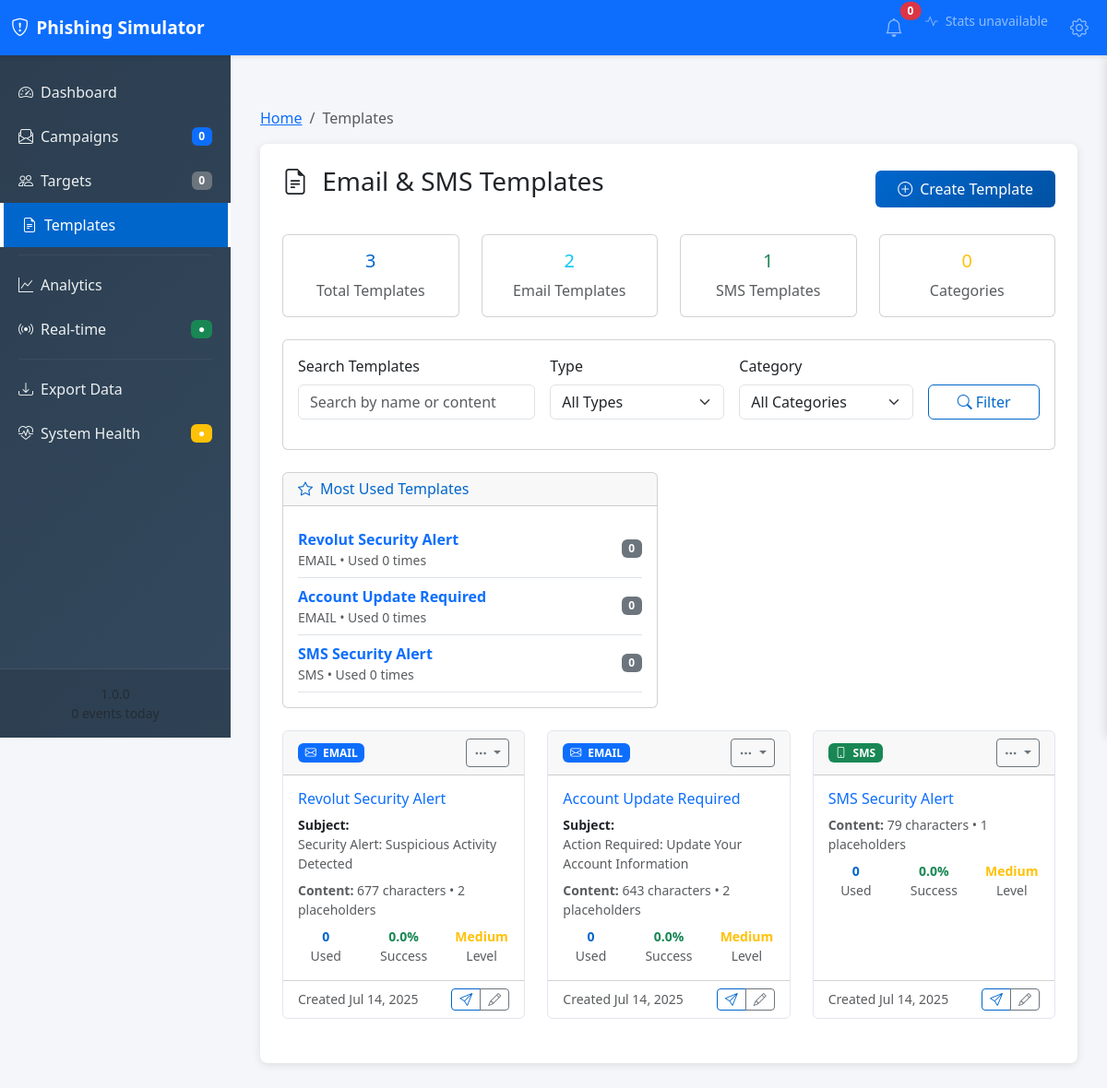
/admin/templates/, run on an earlier commit of the app's database.
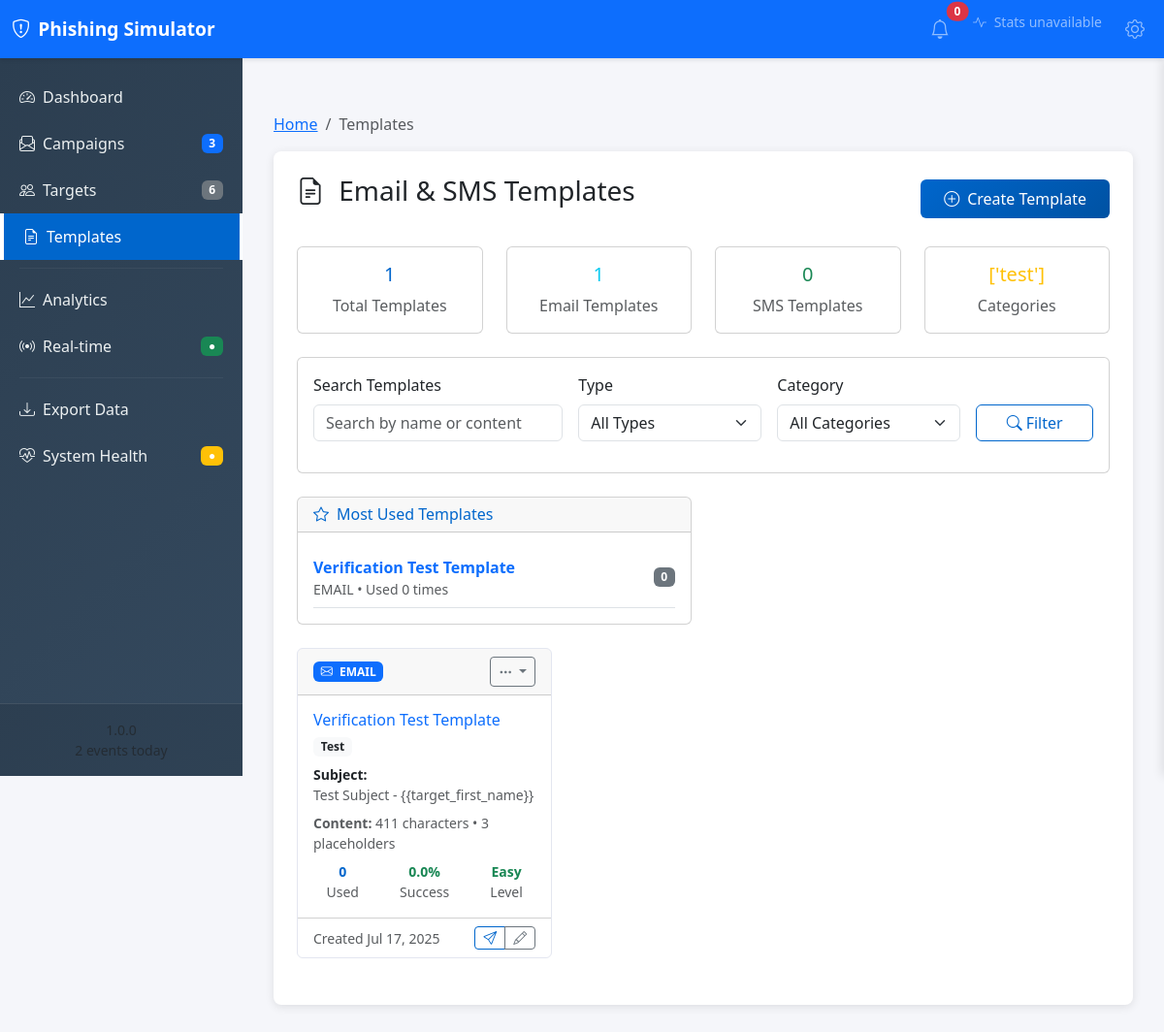
And on a later commit of the database.
### models/template.py (models this page shows, shortened)
class Template(db.Model):
    __tablename__ = 'templates'
    id = Column(Integer, primary_key=True)
    name = Column(String(100), nullable=False, unique=True)
    type = Column(
        Enum('email', 'sms', name='template_type'),
        nullable=False,
        default='email'
    )
    subject = Column(String(200))  # Doar pentru email-uri
    content = Column(Text, nullable=False)
    description = Column(Text)
    created_at = Column(DateTime, default=datetime.utcnow, nullable=False)
    updated_at = Column(DateTime, default=datetime.utcnow, onupdate=datetime.utcnow)
    created_by = Column(String(50), default='admin')
    is_active = Column(Boolean, default=True)
    language = Column(String(5), default='en')  # ISO language code
    category = Column(String(50))  # banking, social, work, government, etc.
    difficulty_level = Column(
        Enum('easy', 'medium', 'hard', name='difficulty_level'),
        default='medium'
    )
    usage_count = Column(Integer, default=0)
    success_rate = Column(db.Float, default=0.0)  # Percentage
    @property
    def content_length(self):
        return len(self.content) if self.content else 0
    @property
    def placeholder_count(self):
        import re
        if not self.content:
            return 0
        placeholders = re.findall(r'{{[^}]+}}', self.content)
        return len(placeholders)
    @staticmethod
    def get_popular_templates(limit=5):
        return Template.query.filter_by(is_active=True)\
                           .order_by(Template.usage_count.desc())\
                           .limit(limit).all()
    @staticmethod
    def get_high_success_templates(limit=5):
        return Template.query.filter_by(is_active=True)\
                           .filter(Template.success_rate > 20)\
                           .order_by(Template.success_rate.desc())\
                           .limit(limit).all()

### routes/templates.py (the view, shortened to what this page needs)
@bp.route('/')
def list_templates():
    try:
        search_query = request.args.get('q', '').strip()
        type_filter = request.args.get('type', '')  # email, sms
        category_filter = request.args.get('category', '')
        page = int(request.args.get('page', 1))
        per_page = int(request.args.get('per_page', 20))
        templates_query = Template.query.filter_by(is_active=True)
        if type_filter:
            templates_query = templates_query.filter_by(type=type_filter)
        if category_filter:
            templates_query = templates_query.filter_by(category=category_filter)
        templates = templates_query.order_by(
            Template.usage_count.desc(),
            Template.created_at.desc()
        ).paginate(
            page=page,
            per_page=per_page,
            error_out=False
        )
        stats = {
            'total': Template.query.filter_by(is_active=True).count(),
            'email': Template.query.filter_by(type='email', is_active=True).count(),
            'sms': Template.query.filter_by(type='sms', is_active=True).count(),
            'categories': [cat[0] for cat in Template.query.with_entities(Template.category).filter(Template.category.isnot(None)).distinct().all()]
        }
        popular_templates = Template.get_popular_templates(5)
        high_success_templates = Template.get_high_success_templates(5)
        return render_template('admin/templates.html',
                             templates=templates.items,
                             pagination={
                                 'page': page,
                                 'per_page': per_page,
                                 'total': templates.total,
                                 'pages': templates.pages,
                                 'has_prev': templates.has_prev,
                                 'has_next': templates.has_next
                             },
                             stats=stats,
                             popular_templates=popular_templates,
                             high_success_templates=high_success_templates,
                             filters={
                                 'search_query': search_query,
                                 'type_filter': type_filter,
                                 'category_filter': category_filter
                             })
    except Exception as e:
        logger.error(f"Error listing templates: {str(e)}")
        flash('Error loading templates', 'error')
        return render_template('admin/templates.html',
                             templates=[],
                             pagination={},
                             stats={},
                             popular_templates=[],
                             high_success_templates=[],
                             filters={})

### templates/admin/templates.html (shortened to what the changed rows need)
{% extends "admin/base.html" %}
{% block content %}
<div class="row mb-4">
    <div class="col-12">
        <div class="d-flex justify-content-between align-items-center">
            <h1 class="h3 mb-3">
                <i class="bi bi-file-earmark-text me-2"></i>
                Email & SMS Templates
            </h1>
        </div>
    </div>
</div>
<div class="row mb-4">
    <div class="col-md-3">
        <div class="card text-center">
            <div class="card-body">
                <h5 class="card-title text-primary">{{ stats.total or 0 }}</h5>
                <p class="card-text text-muted">Total Templates</p>
            </div>
        </div>
    </div>
    <div class="col-md-3">
        <div class="card text-center">
            <div class="card-body">
                <h5 class="card-title text-info">{{ stats.email or 0 }}</h5>
                <p class="card-text text-muted">Email Templates</p>
            </div>
        </div>
    </div>
    <div class="col-md-3">
        <div class="card text-center">
            <div class="card-body">
                <h5 class="card-title text-success">{{ stats.sms or 0 }}</h5>
                <p class="card-text text-muted">SMS Templates</p>
            </div>
        </div>
    </div>
    <div class="col-md-3">
        <div class="card text-center">
            <div class="card-body">
                <h5 class="card-title text-warning">{{ stats.categories or 0 }}</h5>
                <p class="card-text text-muted">Categories</p>
            </div>
        </div>
    </div>
</div>
{% if popular_templates or high_success_templates %}
<div class="row mb-4">
    {% if popular_templates %}
    <div class="col-lg-6">
        <div class="card">
            <div class="card-body">
                {% for template in popular_templates %}
                <div class="d-flex justify-content-between align-items-center border-bottom py-2">
                    <div>
                        <a href="{{ url_for('templates.view_template', template_id=template.id) }}"
                           class="text-decoration-none fw-bold">{{ template.name }}</a>
                        <br><small class="text-muted">{{ template.type|upper }} • Used {{ template.usage_count }} times</small>
                    </div>
                    <span class="badge bg-secondary">{{ template.usage_count }}</span>
                </div>
                {% endfor %}
            </div>
        </div>
    </div>
    {% endif %}
</div>
{% endif %}
<div class="row">
    {% if templates %}
        {% for template in templates %}
        <div class="col-lg-4 col-md-6 mb-4">
            <div class="card h-100 template-card">
                <div class="card-header d-flex justify-content-between align-items-center">
                    <span class="badge bg-{% if template.type == 'email' %}primary{% else %}success{% endif %}">
                        <i class="bi bi-{% if template.type == 'email' %}envelope{% else %}phone{% endif %} me-1"></i>
                        {{ template.type|upper }}
                    </span>
                    <div class="dropdown">
                        <button class="btn btn-sm btn-outline-secondary dropdown-toggle" type="button" data-bs-toggle="dropdown">
                            <i class="bi bi-three-dots"></i>
                        </button>
                    </div>
                </div>
                <div class="card-body">
                    <h6 class="card-title">
                        <a href="{{ url_for('templates.view_template', template_id=template.id) }}"
                           class="text-decoration-none">{{ template.name }}</a>
                    </h6>
                    {% if template.category %}
                        <span class="badge bg-light text-dark mb-2">{{ template.category|title }}</span>
                    {% endif %}
                    {% if template.type == 'email' and template.subject %}
                        <div class="mb-2">
                            <strong class="small">Subject:</strong>
                            <div class="small text-muted">{{ template.subject[:50] }}{% if template.subject|length > 50 %}...{% endif %}</div>
                        </div>
                    {% endif %}
                    <div class="small text-muted mb-2">
                        <strong>Content:</strong> {{ template.content_length }} characters
                        {% if template.placeholder_count > 0 %}
                            • {{ template.placeholder_count }} placeholders
                        {% endif %}
                    </div>
                    <div class="row text-center small">
                        <div class="col-4">
                            <div class="text-primary fw-bold">{{ template.usage_count }}</div>
                            <div class="text-muted">Used</div>
                        </div>
                        <div class="col-4">
                            <div class="text-success fw-bold">{{ "%.1f"|format(template.success_rate) }}%</div>
                            <div class="text-muted">Success</div>
                        </div>
                        <div class="col-4">
                            <div class="fw-bold text-{% if template.difficulty_level == 'easy' %}success{% elif template.difficulty_level == 'medium' %}warning{% else %}danger{% endif %}">
                                {{ template.difficulty_level|title }}
                            </div>
                            <div class="text-muted">Level</div>
                        </div>
                    </div>
                </div>
                <div class="card-footer bg-transparent">
                    <div class="d-flex justify-content-between align-items-center">
                        <small class="text-muted">
                            Created {{ template.created_at.strftime('%b %d, %Y') if template.created_at else 'Unknown' }}
                        </small>
                        <div class="btn-group btn-group-sm">
                            <a href="{{ url_for('templates.test_template', template_id=template.id) }}"
                               class="btn btn-outline-primary btn-sm" title="Test Template">
                                <i class="bi bi-send"></i>
                            </a>
                            <a href="{{ url_for('templates.edit_template', template_id=template.id) }}"
                               class="btn btn-outline-secondary btn-sm" title="Edit">
                                <i class="bi bi-pencil"></i>
                            </a>
                        </div>
                    </div>
                </div>
            </div>
        </div>
        {% endfor %}
    {% endif %}
</div>
{% endblock %}

What changed in the data, as far as the page shows it:
removed Template: name "Revolut Security Alert", type "EMAIL", usage_count "0", subject "Security Alert: Suspicious Activity Detected", content_length "677", placeholder_count "2", success_rate "0.0", difficulty_level "Medium", created_at "Jul 14, 2025"
removed Template: name "Account Update Required", type "EMAIL", usage_count "0", subject "Action Required: Update Your Account Information", content_length "643", placeholder_count "2", success_rate "0.0", difficulty_level "Medium", created_at "Jul 14, 2025"
removed Template: name "SMS Security Alert", type "SMS", usage_count "0", content_length "79", placeholder_count "1", success_rate "0.0", difficulty_level "Medium", created_at "Jul 14, 2025"
added Template: name "Verification Test Template", type "EMAIL", usage_count "0", category "Test", subject "Test Subject - {{target_first_name}}", content_length "411", placeholder_count "3", success_rate "0.0", difficulty_level "Easy", created_at "Jul 17, 2025"
Also different on the page:
{{ sidebar_stats.total_campaigns or 0 }}: "0" → "3"
{{ sidebar_stats.total_targets or 0 }}: "0" → "6"
{{ stats.total or 0 }}: "3" → "1"
{{ stats.email or 0 }}: "2" → "1"
{{ stats.sms or 0 }}: "1" → "0"
{{ stats.categories or 0 }}: "0" → "['test']"
